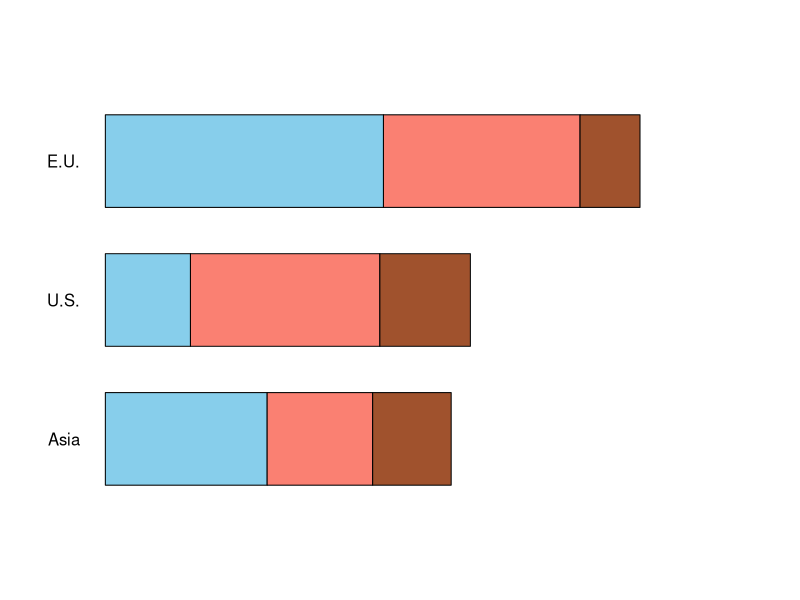
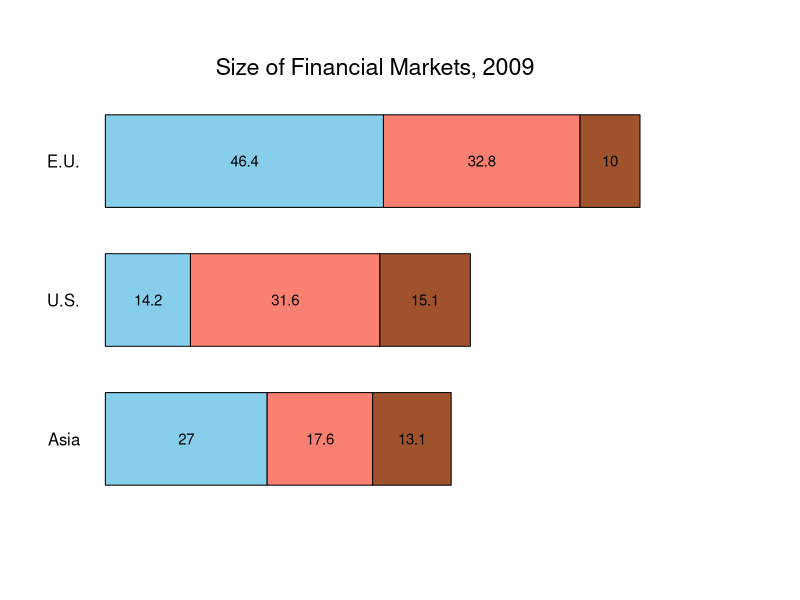
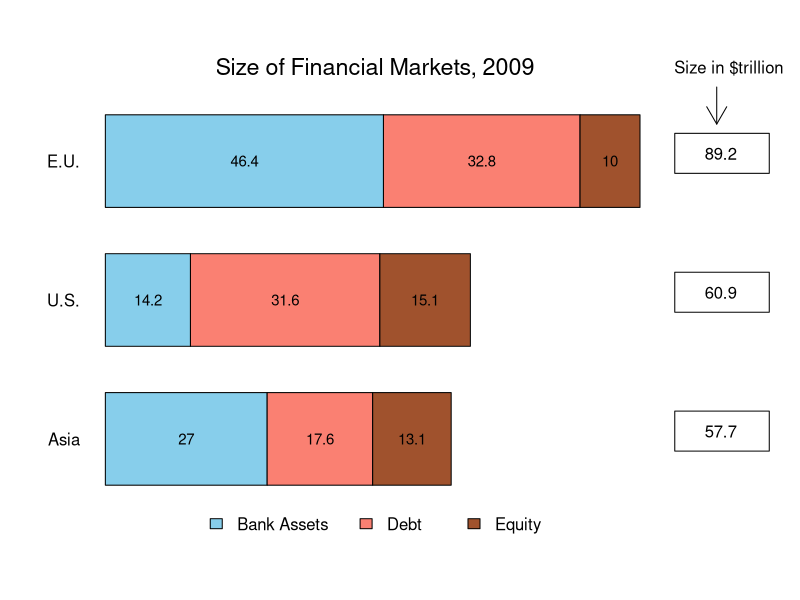

The R source for these figures, in order:
## ---- chunk 1
Asia=c(27.0,17.6,13.1)
US=c(14.2,31.6,15.1)
EU=c(46.4,32.8,10.0)

markets=cbind(Asia,US,EU)
## ---- chunk 2
par(las=1,mar=c(5,5,5,8),xpd=NA)
bp <- barplot(markets,horiz=T,width=c(.5,.5,.5),space=.5,beside=F,
    col=c('skyblue','salmon','sienna'),names.arg=c('Asia','U.S.','E.U.'),axes=F)
## ---- chunk 3
par(las=1,mar=c(5,5,5,8),xpd=NA)
bp <- barplot(markets,horiz=T,width=c(.5,.5,.5),space=.5,beside=F,
    col=c('skyblue','salmon','sienna'),names.arg=c('Asia','U.S.','E.U.'),axes=F)
cexval=0.9
text(Asia[1]/2,bp[1],paste(Asia[1]),adj=c(0.5,.5),cex=cexval)
text(Asia[1]+(Asia[2]/2),bp[1],paste(Asia[2]),adj=c(0.5,.5),cex=cexval)
text(Asia[1]+Asia[2]+(Asia[3]/2),bp[1],paste(Asia[3]),adj=c(0.5,.5),cex=cexval)
text(US[1]/2,bp[2],paste(US[1]),adj=c(0.5,.5),cex=cexval)
text(US[1]+(US[2]/2),bp[2],paste(US[2]),adj=c(0.5,.5),cex=cexval)
text(US[1]+US[2]+(US[3]/2),bp[2],paste(US[3]),adj=c(0.5,.5),cex=cexval)
text(EU[1]/2,bp[3],paste(EU[1]),adj=c(0.5,.5),cex=cexval)
text(EU[1]+(EU[2]/2),bp[3],paste(EU[2]),adj=c(0.5,.5),cex=cexval)
text(EU[1]+EU[2]+(EU[3]/2),bp[3],paste(EU[3]),adj=c(0.5,.5),cex=cexval)
text(45,2.5,'Size of Financial Markets, 2009',cex=1.4)

## ---- chunk 4
par(las=1,mar=c(5,5,5,8),xpd=NA)
bp <- barplot(markets,horiz=T,width=c(.5,.5,.5),space=.5,beside=F,
    col=c('skyblue','salmon','sienna'),names.arg=c('Asia','U.S.','E.U.'),axes=F)
cexval=0.9
text(Asia[1]/2,bp[1],paste(Asia[1]),adj=c(0.5,.5),cex=cexval)
text(Asia[1]+(Asia[2]/2),bp[1],paste(Asia[2]),adj=c(0.5,.5),cex=cexval)
text(Asia[1]+Asia[2]+(Asia[3]/2),bp[1],paste(Asia[3]),adj=c(0.5,.5),cex=cexval)
text(US[1]/2,bp[2],paste(US[1]),adj=c(0.5,.5),cex=cexval)
text(US[1]+(US[2]/2),bp[2],paste(US[2]),adj=c(0.5,.5),cex=cexval)
text(US[1]+US[2]+(US[3]/2),bp[2],paste(US[3]),adj=c(0.5,.5),cex=cexval)
text(EU[1]/2,bp[3],paste(EU[1]),adj=c(0.5,.5),cex=cexval)
text(EU[1]+(EU[2]/2),bp[3],paste(EU[2]),adj=c(0.5,.5),cex=cexval)
text(EU[1]+EU[2]+(EU[3]/2),bp[3],paste(EU[3]),adj=c(0.5,.5),cex=cexval)
text(45,2.5,'Size of Financial Markets, 2009',cex=1.4)
# Size in $trillion label
text(104,2.5,'Size in $trillion')
# point to the legends
arrows(102,2.4,102,2.2,length=.2)
legend(95,bp[3]+.15,'89.2     ')
legend(95,bp[2]+.15,'60.9     ')
legend(95,bp[1]+.15,'57.7     ')
legend(15,.15,fill=c('skyblue'),c('Bank Assets'),bty='n')
legend(40,.15,fill=c('salmon'),c('Debt'),bty='n')
legend(58,.15,fill=c('sienna'),c('Equity'),bty='n')
